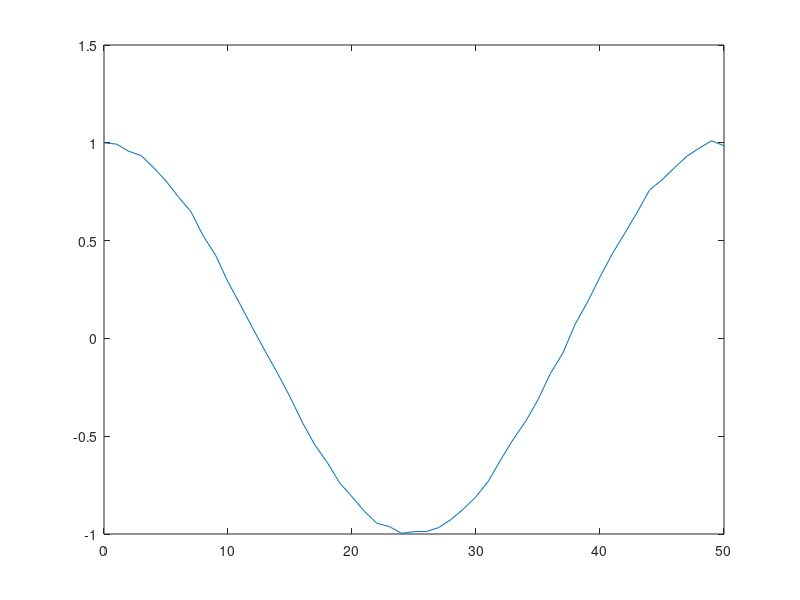
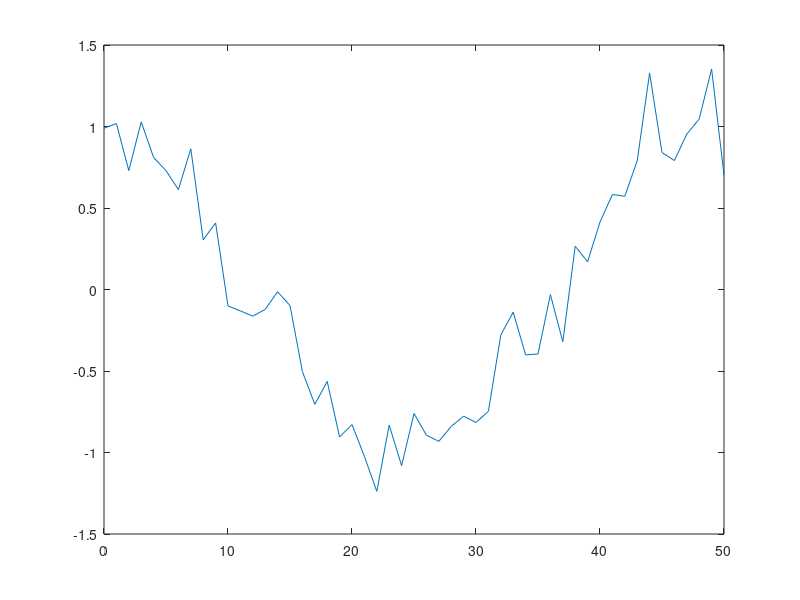
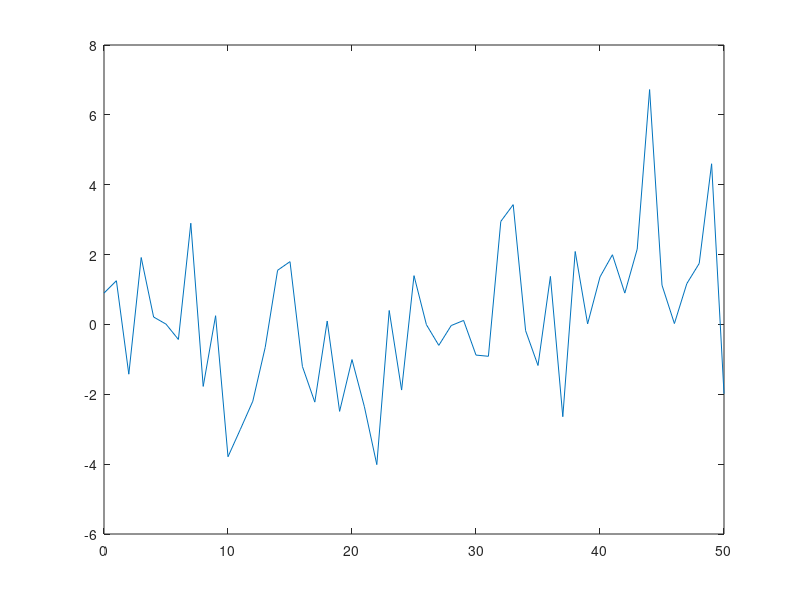

Write MATLAB code to recreate these figures, in order.
t=linspace(0,50,51)
w=randn(1,51);
x1=cos(0.04*pi*t)+0.01.*w;
figure
plot(t,x1)
x2=cos(0.04*pi*t)+0.2.*w;
figure
plot(t,x2)
x3=cos(0.04*pi*t)+2.*w;
figure
plot(t,x3)